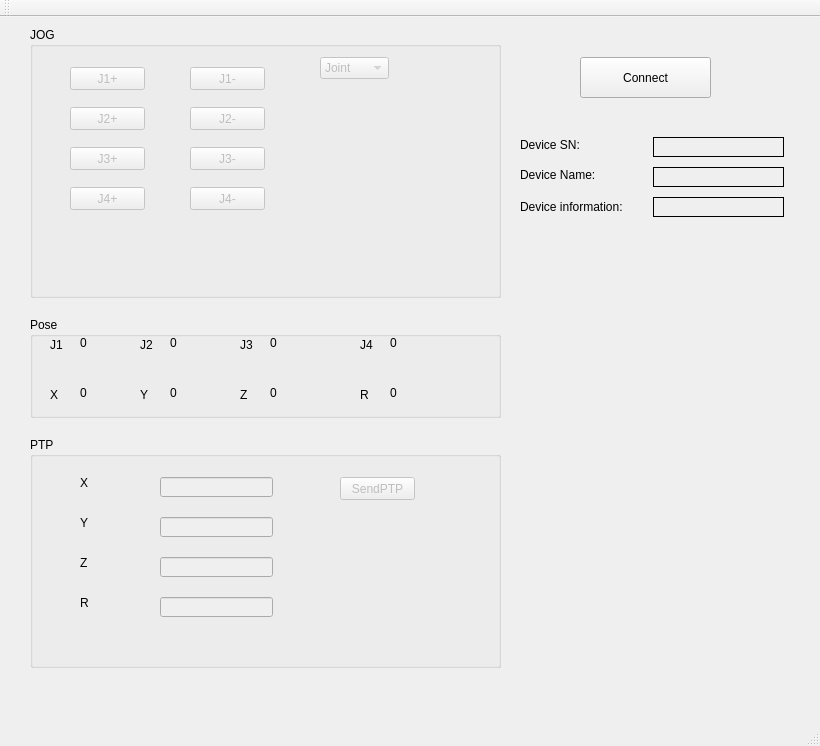
<?xml version="1.0" encoding="UTF-8"?>
<ui version="4.0">
 <class>MainWindow</class>
 <widget class="QMainWindow" name="MainWindow">
  <property name="geometry">
   <rect>
    <x>0</x>
    <y>0</y>
    <width>820</width>
    <height>746</height>
   </rect>
  </property>
  <property name="windowTitle">
   <string>MainWindow</string>
  </property>
  <widget class="QWidget" name="centralWidget">
   <widget class="QGroupBox" name="groupBox">
    <property name="geometry">
     <rect>
      <x>30</x>
      <y>10</y>
      <width>471</width>
      <height>271</height>
     </rect>
    </property>
    <property name="title">
     <string>JOG</string>
    </property>
    <widget class="QPushButton" name="baseAngleAddBtn">
     <property name="enabled">
      <bool>false</bool>
     </property>
     <property name="geometry">
      <rect>
       <x>40</x>
       <y>40</y>
       <width>75</width>
       <height>23</height>
      </rect>
     </property>
     <property name="text">
      <string>J1+</string>
     </property>
    </widget>
    <widget class="QPushButton" name="baseAngleSubBtn">
     <property name="enabled">
      <bool>false</bool>
     </property>
     <property name="geometry">
      <rect>
       <x>160</x>
       <y>40</y>
       <width>75</width>
       <height>23</height>
      </rect>
     </property>
     <property name="text">
      <string>J1-</string>
     </property>
    </widget>
    <widget class="QPushButton" name="longArmAddBtn">
     <property name="enabled">
      <bool>false</bool>
     </property>
     <property name="geometry">
      <rect>
       <x>40</x>
       <y>80</y>
       <width>75</width>
       <height>23</height>
      </rect>
     </property>
     <property name="text">
      <string>J2+</string>
     </property>
    </widget>
    <widget class="QPushButton" name="longArmSubBtn">
     <property name="enabled">
      <bool>false</bool>
     </property>
     <property name="geometry">
      <rect>
       <x>160</x>
       <y>80</y>
       <width>75</width>
       <height>23</height>
      </rect>
     </property>
     <property name="text">
      <string>J2-</string>
     </property>
    </widget>
    <widget class="QPushButton" name="shortArmAddBtn">
     <property name="enabled">
      <bool>false</bool>
     </property>
     <property name="geometry">
      <rect>
       <x>40</x>
       <y>120</y>
       <width>75</width>
       <height>23</height>
      </rect>
     </property>
     <property name="text">
      <string>J3+</string>
     </property>
    </widget>
    <widget class="QPushButton" name="shortArmSubBtn">
     <property name="enabled">
      <bool>false</bool>
     </property>
     <property name="geometry">
      <rect>
       <x>160</x>
       <y>120</y>
       <width>75</width>
       <height>23</height>
      </rect>
     </property>
     <property name="text">
      <string>J3-</string>
     </property>
    </widget>
    <widget class="QPushButton" name="rHeadAddBtn">
     <property name="enabled">
      <bool>false</bool>
     </property>
     <property name="geometry">
      <rect>
       <x>40</x>
       <y>160</y>
       <width>75</width>
       <height>23</height>
      </rect>
     </property>
     <property name="text">
      <string>J4+</string>
     </property>
    </widget>
    <widget class="QPushButton" name="rHeadSubBtn">
     <property name="enabled">
      <bool>false</bool>
     </property>
     <property name="geometry">
      <rect>
       <x>160</x>
       <y>160</y>
       <width>75</width>
       <height>23</height>
      </rect>
     </property>
     <property name="text">
      <string>J4-</string>
     </property>
    </widget>
    <widget class="QComboBox" name="teachMode">
     <property name="enabled">
      <bool>false</bool>
     </property>
     <property name="geometry">
      <rect>
       <x>290</x>
       <y>30</y>
       <width>69</width>
       <height>22</height>
      </rect>
     </property>
     <item>
      <property name="text">
       <string>Joint</string>
      </property>
     </item>
     <item>
      <property name="text">
       <string>Axis</string>
      </property>
     </item>
    </widget>
   </widget>
   <widget class="QGroupBox" name="groupBox_2">
    <property name="geometry">
     <rect>
      <x>30</x>
      <y>300</y>
      <width>471</width>
      <height>101</height>
     </rect>
    </property>
    <property name="title">
     <string>Pose</string>
    </property>
    <widget class="QLabel" name="label">
     <property name="geometry">
      <rect>
       <x>20</x>
       <y>20</y>
       <width>21</width>
       <height>16</height>
      </rect>
     </property>
     <property name="text">
      <string>J1</string>
     </property>
    </widget>
    <widget class="QLabel" name="label_2">
     <property name="geometry">
      <rect>
       <x>20</x>
       <y>70</y>
       <width>16</width>
       <height>16</height>
      </rect>
     </property>
     <property name="text">
      <string>X</string>
     </property>
    </widget>
    <widget class="QLabel" name="label_3">
     <property name="geometry">
      <rect>
       <x>110</x>
       <y>20</y>
       <width>16</width>
       <height>16</height>
      </rect>
     </property>
     <property name="text">
      <string>J2</string>
     </property>
    </widget>
    <widget class="QLabel" name="label_4">
     <property name="geometry">
      <rect>
       <x>210</x>
       <y>20</y>
       <width>16</width>
       <height>16</height>
      </rect>
     </property>
     <property name="text">
      <string>J3</string>
     </property>
    </widget>
    <widget class="QLabel" name="label_5">
     <property name="geometry">
      <rect>
       <x>330</x>
       <y>20</y>
       <width>16</width>
       <height>16</height>
      </rect>
     </property>
     <property name="text">
      <string>J4</string>
     </property>
    </widget>
    <widget class="QLabel" name="label_6">
     <property name="geometry">
      <rect>
       <x>110</x>
       <y>70</y>
       <width>16</width>
       <height>16</height>
      </rect>
     </property>
     <property name="text">
      <string>Y</string>
     </property>
    </widget>
    <widget class="QLabel" name="label_7">
     <property name="geometry">
      <rect>
       <x>210</x>
       <y>70</y>
       <width>16</width>
       <height>16</height>
      </rect>
     </property>
     <property name="text">
      <string>Z</string>
     </property>
    </widget>
    <widget class="QLabel" name="label_8">
     <property name="geometry">
      <rect>
       <x>330</x>
       <y>70</y>
       <width>16</width>
       <height>16</height>
      </rect>
     </property>
     <property name="text">
      <string>R</string>
     </property>
    </widget>
    <widget class="QLabel" name="joint1Label">
     <property name="enabled">
      <bool>true</bool>
     </property>
     <property name="geometry">
      <rect>
       <x>50</x>
       <y>20</y>
       <width>54</width>
       <height>12</height>
      </rect>
     </property>
     <property name="text">
      <string>0</string>
     </property>
    </widget>
    <widget class="QLabel" name="xLabel">
     <property name="enabled">
      <bool>true</bool>
     </property>
     <property name="geometry">
      <rect>
       <x>50</x>
       <y>70</y>
       <width>54</width>
       <height>12</height>
      </rect>
     </property>
     <property name="text">
      <string>0</string>
     </property>
    </widget>
    <widget class="QLabel" name="joint2Label">
     <property name="geometry">
      <rect>
       <x>140</x>
       <y>20</y>
       <width>54</width>
       <height>12</height>
      </rect>
     </property>
     <property name="text">
      <string>0</string>
     </property>
    </widget>
    <widget class="QLabel" name="yLabel">
     <property name="geometry">
      <rect>
       <x>140</x>
       <y>70</y>
       <width>54</width>
       <height>12</height>
      </rect>
     </property>
     <property name="text">
      <string>0</string>
     </property>
    </widget>
    <widget class="QLabel" name="joint3Label">
     <property name="geometry">
      <rect>
       <x>240</x>
       <y>20</y>
       <width>54</width>
       <height>12</height>
      </rect>
     </property>
     <property name="text">
      <string>0</string>
     </property>
    </widget>
    <widget class="QLabel" name="zLabel">
     <property name="geometry">
      <rect>
       <x>240</x>
       <y>70</y>
       <width>54</width>
       <height>12</height>
      </rect>
     </property>
     <property name="text">
      <string>0</string>
     </property>
    </widget>
    <widget class="QLabel" name="rLabel">
     <property name="geometry">
      <rect>
       <x>360</x>
       <y>70</y>
       <width>54</width>
       <height>12</height>
      </rect>
     </property>
     <property name="text">
      <string>0</string>
     </property>
    </widget>
    <widget class="QLabel" name="joint4Label">
     <property name="geometry">
      <rect>
       <x>360</x>
       <y>20</y>
       <width>54</width>
       <height>12</height>
      </rect>
     </property>
     <property name="text">
      <string>0</string>
     </property>
    </widget>
   </widget>
   <widget class="QGroupBox" name="groupBox_3">
    <property name="geometry">
     <rect>
      <x>30</x>
      <y>420</y>
      <width>471</width>
      <height>231</height>
     </rect>
    </property>
    <property name="title">
     <string>PTP</string>
    </property>
    <widget class="QLineEdit" name="xPTPEdit">
     <property name="enabled">
      <bool>false</bool>
     </property>
     <property name="geometry">
      <rect>
       <x>130</x>
       <y>40</y>
       <width>113</width>
       <height>20</height>
      </rect>
     </property>
    </widget>
    <widget class="QLineEdit" name="yPTPEdit">
     <property name="enabled">
      <bool>false</bool>
     </property>
     <property name="geometry">
      <rect>
       <x>130</x>
       <y>80</y>
       <width>113</width>
       <height>20</height>
      </rect>
     </property>
    </widget>
    <widget class="QLineEdit" name="zPTPEdit">
     <property name="enabled">
      <bool>false</bool>
     </property>
     <property name="geometry">
      <rect>
       <x>130</x>
       <y>120</y>
       <width>113</width>
       <height>20</height>
      </rect>
     </property>
    </widget>
    <widget class="QLineEdit" name="rPTPEdit">
     <property name="enabled">
      <bool>false</bool>
     </property>
     <property name="geometry">
      <rect>
       <x>130</x>
       <y>160</y>
       <width>113</width>
       <height>20</height>
      </rect>
     </property>
    </widget>
    <widget class="QLabel" name="label_17">
     <property name="geometry">
      <rect>
       <x>50</x>
       <y>40</y>
       <width>54</width>
       <height>12</height>
      </rect>
     </property>
     <property name="text">
      <string>X</string>
     </property>
    </widget>
    <widget class="QLabel" name="label_18">
     <property name="geometry">
      <rect>
       <x>50</x>
       <y>80</y>
       <width>54</width>
       <height>12</height>
      </rect>
     </property>
     <property name="text">
      <string>Y</string>
     </property>
    </widget>
    <widget class="QLabel" name="label_19">
     <property name="geometry">
      <rect>
       <x>50</x>
       <y>120</y>
       <width>54</width>
       <height>12</height>
      </rect>
     </property>
     <property name="text">
      <string>Z</string>
     </property>
    </widget>
    <widget class="QLabel" name="label_20">
     <property name="geometry">
      <rect>
       <x>50</x>
       <y>160</y>
       <width>54</width>
       <height>12</height>
      </rect>
     </property>
     <property name="text">
      <string>R</string>
     </property>
    </widget>
    <widget class="QPushButton" name="sendBtn">
     <property name="enabled">
      <bool>false</bool>
     </property>
     <property name="geometry">
      <rect>
       <x>310</x>
       <y>40</y>
       <width>75</width>
       <height>23</height>
      </rect>
     </property>
     <property name="text">
      <string>SendPTP</string>
     </property>
    </widget>
   </widget>
   <widget class="QPushButton" name="connectBtn">
    <property name="geometry">
     <rect>
      <x>580</x>
      <y>40</y>
      <width>131</width>
      <height>41</height>
     </rect>
    </property>
    <property name="text">
     <string>Connect</string>
    </property>
   </widget>
   <widget class="QLabel" name="label_9">
    <property name="geometry">
     <rect>
      <x>520</x>
      <y>120</y>
      <width>71</width>
      <height>16</height>
     </rect>
    </property>
    <property name="text">
     <string>Device SN:</string>
    </property>
   </widget>
   <widget class="QLabel" name="label_10">
    <property name="geometry">
     <rect>
      <x>520</x>
      <y>150</y>
      <width>81</width>
      <height>16</height>
     </rect>
    </property>
    <property name="text">
     <string>Device Name:</string>
    </property>
   </widget>
   <widget class="QLabel" name="label_11">
    <property name="geometry">
     <rect>
      <x>520</x>
      <y>180</y>
      <width>121</width>
      <height>20</height>
     </rect>
    </property>
    <property name="text">
     <string>Device information:</string>
    </property>
   </widget>
   <widget class="QLabel" name="deviceSNLabel">
    <property name="geometry">
     <rect>
      <x>653</x>
      <y>120</y>
      <width>131</width>
      <height>20</height>
     </rect>
    </property>
    <property name="frameShape">
     <enum>QFrame::Panel</enum>
    </property>
    <property name="text">
     <string/>
    </property>
   </widget>
   <widget class="QLabel" name="DeviceNameLabel">
    <property name="geometry">
     <rect>
      <x>653</x>
      <y>150</y>
      <width>131</width>
      <height>20</height>
     </rect>
    </property>
    <property name="frameShape">
     <enum>QFrame::Panel</enum>
    </property>
    <property name="text">
     <string/>
    </property>
    <property name="textFormat">
     <enum>Qt::AutoText</enum>
    </property>
   </widget>
   <widget class="QLabel" name="DeviceInfoLabel">
    <property name="geometry">
     <rect>
      <x>653</x>
      <y>180</y>
      <width>131</width>
      <height>20</height>
     </rect>
    </property>
    <property name="frameShape">
     <enum>QFrame::Panel</enum>
    </property>
    <property name="frameShadow">
     <enum>QFrame::Plain</enum>
    </property>
    <property name="text">
     <string/>
    </property>
   </widget>
  </widget>
  <widget class="QMenuBar" name="menuBar">
   <property name="geometry">
    <rect>
     <x>0</x>
     <y>0</y>
     <width>820</width>
     <height>22</height>
    </rect>
   </property>
  </widget>
  <widget class="QToolBar" name="mainToolBar">
   <attribute name="toolBarArea">
    <enum>TopToolBarArea</enum>
   </attribute>
   <attribute name="toolBarBreak">
    <bool>false</bool>
   </attribute>
  </widget>
  <widget class="QStatusBar" name="statusBar"/>
 </widget>
 <layoutdefault spacing="6" margin="11"/>
 <resources/>
 <connections/>
</ui>
